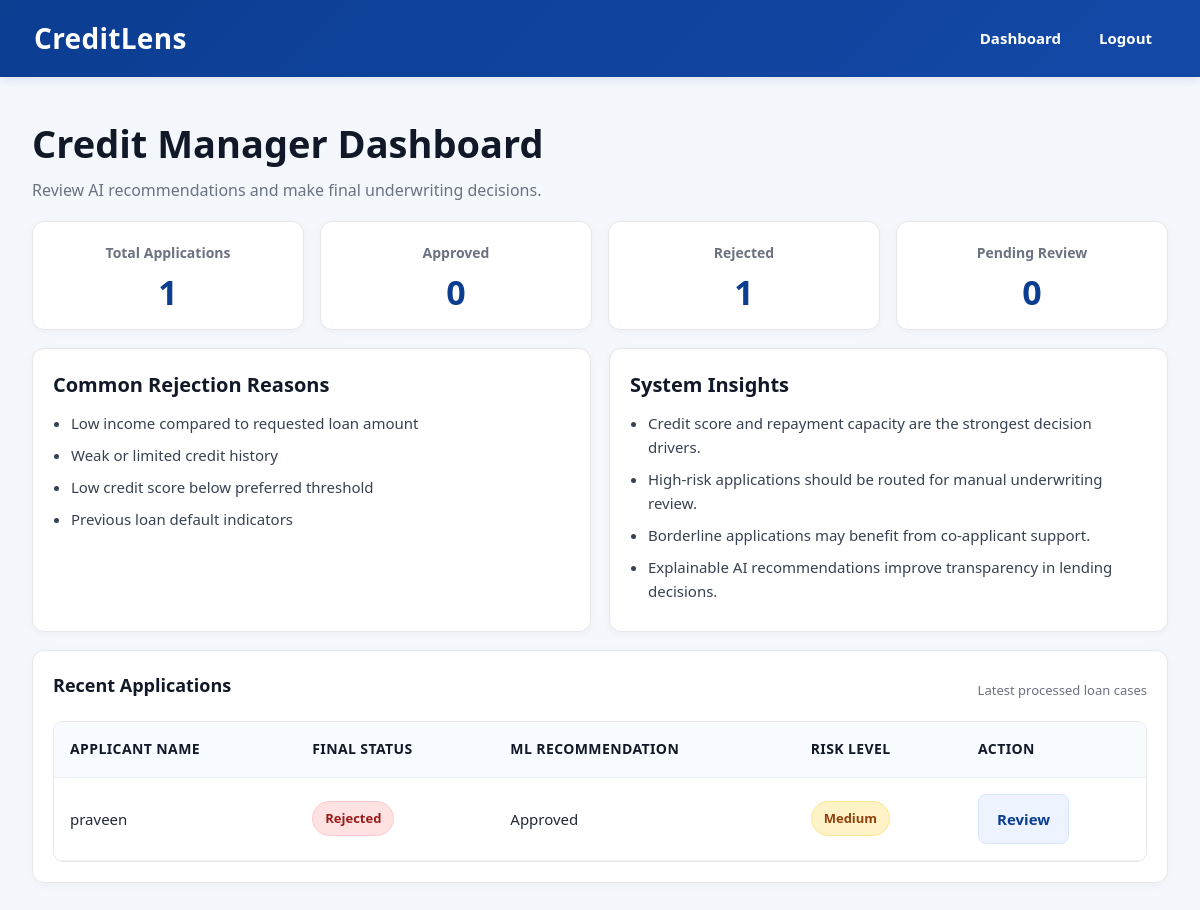
The app's page /dashboard (signed in) with its own data.
### app/database/db.py (models this page shows)
class Application(db.Model):
    __tablename__ = 'applications'
    id = db.Column(db.Integer, primary_key=True, autoincrement=True)
    loan_assistant_id = db.Column(db.Integer, db.ForeignKey('users.id'), nullable=False)
    customer_name = db.Column(db.String(100), nullable=False)
    customer_email = db.Column(db.String(100), nullable=False)
    person_age = db.Column(db.Integer, nullable=False)
    person_gender = db.Column(db.SmallInteger, nullable=False)
    person_education = db.Column(db.String(50), nullable=False)
    person_income = db.Column(db.Float, nullable=False)
    person_emp_exp = db.Column(db.Integer, nullable=False)
    person_home_ownership = db.Column(db.String(20), nullable=False)
    loan_amnt = db.Column(db.Float, nullable=False)
    loan_intent = db.Column(db.String(30), nullable=False)
    loan_int_rate = db.Column(db.Float, nullable=False)
    loan_percent_income = db.Column(db.Float, nullable=False)
    credit_history_length = db.Column(db.Float, nullable=False)
    credit_score = db.Column(db.Integer, nullable=False)
    previous_loan_defaults_on_file = db.Column(db.SmallInteger, nullable=False)
    submitted_at = db.Column(db.DateTime, default=datetime.utcnow)
    prediction = db.relationship('Prediction', backref='application', uselist=False)

### app/routes/dashboard.py (the view)
@dashboard_bp.route('/dashboard')
def dashboard():
    guard = require_credit_manager()
    if guard:
        return guard
    applications = Application.query.order_by(Application.id.desc()).all()
    recent_applications = []
    approved_count = 0
    rejected_count = 0
    pending_count = 0
    high_risk_count = 0
    for application in applications:
        prediction = Prediction.query.filter_by(application_id=application.id).first()
        status = get_final_status(prediction)
        risk = get_risk_level(prediction)
        if prediction:
            ml_recommendation = "Approved" if prediction.ml_decision == 1 else "Rejected"
        else:
            ml_recommendation = "Pending"
        if status == "Approved":
            approved_count += 1
        elif status == "Rejected":
            rejected_count += 1
        else:
            pending_count += 1
        if risk == "High":
            high_risk_count += 1
        recent_applications.append({
            "id": application.id,
            "name": application.customer_name,
            "status": status,
            "risk": risk,
            "ml_recommendation": ml_recommendation
        })
    stats = {
        "total": len(applications),
        "approved": approved_count,
        "rejected": rejected_count,
        "pending": pending_count,
        "high_risk": high_risk_count
    }
    rejection_reasons = [
        "Low income compared to requested loan amount",
        "Weak or limited credit history",
        "Low credit score below preferred threshold",
        "Previous loan default indicators"
    ]
    return render_template(
        'dashboard.html',
        stats=stats,
        rejection_reasons=rejection_reasons,
        recent_applications=recent_applications
    )

### app/routes/dashboard.py (called while the page is built)
def require_credit_manager():
    if 'user_id' not in session:
        return redirect(url_for('auth.login'))
    if session.get('role') != 'credit_manager':
        return redirect(url_for('predict.application'))
    return None

def get_risk_level(prediction):
    if not prediction:
        return "Medium"
    if prediction.flag == "clear":
        return "Low"
    if prediction.ml_decision == 0:
        return "High"
    return "Medium"

def get_final_status(prediction):
    if not prediction:
        return "Pending Review"
    if prediction.final_decision == "approved":
        return "Approved"
    if prediction.final_decision == "rejected":
        return "Rejected"
    return "Pending Review"

### app/templates/dashboard.html (shortened to what this page needs)
{% extends "base.html" %}
{% block content %}
<div class="container dashboard-container">
    <div class="dashboard-topbar">
        <div>
            <h1 class="dashboard-title">Credit Manager Dashboard</h1>
            <p class="dashboard-subtitle">Review AI recommendations and make final underwriting decisions.</p>
        </div>
    </div>
    <div class="stats dashboard-stats compact-stats">
        <div class="stat-card compact-card">
            <h3>Total Applications</h3>
            <p>{{ stats.total }}</p>
        </div>
        <div class="stat-card compact-card">
            <h3>Approved</h3>
            <p>{{ stats.approved }}</p>
        </div>
        <div class="stat-card compact-card">
            <h3>Rejected</h3>
            <p>{{ stats.rejected }}</p>
        </div>
        <div class="stat-card compact-card">
            <h3>Pending Review</h3>
            <p>{{ stats.pending }}</p>
        </div>
    </div>
    <div class="dashboard-grid compact-grid">
        <div class="dashboard-panel compact-panel">
            <h3>Common Rejection Reasons</h3>
            <ul class="reason-list dashboard-list">
                {% for reason in rejection_reasons %}
                <li>{{ reason }}</li>
                {% endfor %}
            </ul>
        </div>
        <div class="dashboard-panel compact-panel">
            <h3>System Insights</h3>
            <ul class="reason-list dashboard-list">
                <li>Credit score and repayment capacity are the strongest decision drivers.</li>
                <li>High-risk applications should be routed for manual underwriting review.</li>
                <li>Borderline applications may benefit from co-applicant support.</li>
                <li>Explainable AI recommendations improve transparency in lending decisions.</li>
            </ul>
        </div>
    </div>
    <div class="dashboard-panel compact-panel table-panel">
        <div class="table-header">
            <h3>Recent Applications</h3>
            <span class="table-meta">Latest processed loan cases</span>
        </div>
        <div class="table-wrapper">
            <table class="app-table compact-table">
                <thead>
                    <tr>
                        <th>Applicant Name</th>
                        <th>Final Status</th>
                        <th>ML Recommendation</th>
                        <th>Risk Level</th>
                        <th>Action</th>
                    </tr>
                </thead>
                <tbody>
                    {% for app in recent_applications %}
                    <tr>
                        <td>{{ app.name }}</td>
                        <td>
                            <span
                                class="status-badge {% if app.status == 'Approved' %}status-approved{% elif app.status == 'Rejected' %}status-rejected{% else %}status-pending{% endif %}">
                                {{ app.status }}
                            </span>
                        </td>
                        <td>{{ app.ml_recommendation }}</td>
                        <td>
                            <span class="risk-badge
            {% if app.risk == 'Low' %}
                risk-low
            {% elif app.risk == 'Medium' %}
                risk-medium
            {% else %}
                risk-high
            {% endif %}">
                                {{ app.risk }}
                            </span>
                        </td>
                        <td>
                            <a href="{{ url_for('dashboard.review', application_id=app.id) }}" class="table-review-btn">Review</a>
                        </td>
                    </tr>
                    {% endfor %}
                </tbody>
            </table>
        </div>
    </div>
</div>
{% endblock %}

### app/static/css/styles.css (style rules this page uses)
* { margin: 0; padding: 0; box-sizing: border-box; }
:root { --primary: #0b3d91; --primary-dark: #082e6b; --primary-soft: #eef4ff; --accent: #2563eb; --bg: #f4f7fb; --surface: #ffffff; --surface-soft: #f8fafc; --border: #dbe2ea; --border-soft: #e5e7eb; --text: #1f2937; --text-dark: #111827; --muted: #6b7280; --success-bg: #dcfce7; --success-text: #166534; --success-border: #bbf7d0; --warning-bg: #fef3c7; --warning-text: #92400e; --warning-border: #fde68a; --danger-bg: #fee2e2; --danger-text: #991b1b; --danger-border: #fecaca; --shadow-sm: 0 2px 8px rgba(15, 23, 42, 0.04); --shadow-md: 0 8px 24px rgba(15, 23, 42, 0.08); --radius-sm: 8px; --radius-md: 12px; --radius-lg: 16px; }
html { scroll-behavior: smooth; }
body { font-family: "Segoe UI", Tahoma, Geneva, Verdana, sans-serif; background: var(--bg); color: var(--text); font-size: 16px; line-height: 1.6; }
a { text-decoration: none; color: inherit; }
.container, .application-wrapper { max-width: 1360px; margin: 0 auto; }
h1, h2, h3, h4 { color: var(--text-dark); font-weight: 700; }
.subtitle, .dashboard-subtitle, .section-header p, .portal-title p, .application-meta, .user-meta p, .table-meta, .decision-subtext { color: var(--muted); font-size: 15px; }
.login-card, .loan-form-card, .dashboard-panel, .decision-card, .result-panel, .application-topbar, .progress-strip, .application-meta, .form-section, .stat-card { background: var(--surface); border: 1px solid var(--border-soft); border-radius: var(--radius-md); box-shadow: var(--shadow-sm); }
.primary-btn, .secondary-btn, .action-btn, .back-btn, .table-review-btn, .action-link-btn, .submit-btn { display: inline-flex; align-items: center; justify-content: center; gap: 6px; padding: 12px 18px; border-radius: var(--radius-sm); font-size: 15px; font-weight: 700; border: none; cursor: pointer; transition: all 0.2s ease; min-height: 46px; }
.secondary-btn, .action-link-btn, .table-review-btn { background: var(--primary-soft); color: var(--primary); border: 1px solid #d7e5ff; }
.dashboard-container { display: flex; flex-direction: column; gap: 18px; }
.dashboard-topbar { display: flex; justify-content: space-between; align-items: flex-start; gap: 16px; flex-wrap: wrap; }
.dashboard-title { font-size: 38px; margin-bottom: 4px; }
.dashboard-subtitle { font-size: 16px; }
.stats, .dashboard-stats, .compact-stats { display: grid; grid-template-columns: repeat(4, 1fr); gap: 16px; }
.stat-card, .compact-card { padding: 20px 18px; text-align: center; }
.stat-card h3 { font-size: 14px; color: var(--muted); margin-bottom: 10px; font-weight: 700; }
.stat-card p { font-size: 34px; color: var(--primary); font-weight: 800; line-height: 1; }
.dashboard-grid, .compact-grid { display: grid; grid-template-columns: repeat(2, 1fr); gap: 18px; }
.dashboard-panel, .compact-panel { padding: 20px; }
.dashboard-panel h3 { margin-bottom: 10px; font-size: 20px; }
.reason-list, .dashboard-list { padding-left: 18px; margin-top: 8px; }
.reason-list li { margin-bottom: 8px; color: #374151; font-size: 15px; }
.table-panel { padding: 20px; }
.table-header { display: flex; justify-content: space-between; align-items: center; gap: 12px; flex-wrap: wrap; margin-bottom: 12px; }
.table-header h3 { font-size: 18px; }
.table-meta { font-size: 13px; }
.table-wrapper { overflow-x: auto; border-radius: 10px; border: 1px solid var(--border-soft); }
.app-table, .compact-table { width: 100%; border-collapse: collapse; background: #fff; }
.app-table th, .app-table td { padding: 16px 16px; text-align: left; border-bottom: 1px solid #edf1f5; font-size: 15px; }
.app-table th { background: #f8fbff; color: var(--text-dark); font-size: 14px; font-weight: 800; text-transform: uppercase; letter-spacing: 0.4px; }
.status-badge, .risk-badge { display: inline-flex; align-items: center; justify-content: center; padding: 6px 12px; border-radius: 999px; font-size: 13px; font-weight: 800; border: 1px solid transparent; }
.status-rejected, .risk-high { background: var(--danger-bg); color: var(--danger-text); border-color: var(--danger-border); }
.risk-medium { background: var(--warning-bg); color: var(--warning-text); border-color: var(--warning-border); }
.table-review-btn { min-width: 84px; }

### records on screen
Application: name "praveen", status "Rejected", ml_recommendation "Approved", risk "Medium"

### other values on screen
{{ stats.total }} "1"
{{ stats.approved }} "0"
{{ stats.rejected }} "1"
{{ stats.pending }} "0"
{{ reason }} "Low income compared to requested loan amount" "Weak or limited credit history" "Low credit score below preferred threshold" "Previous loan default indicators"
